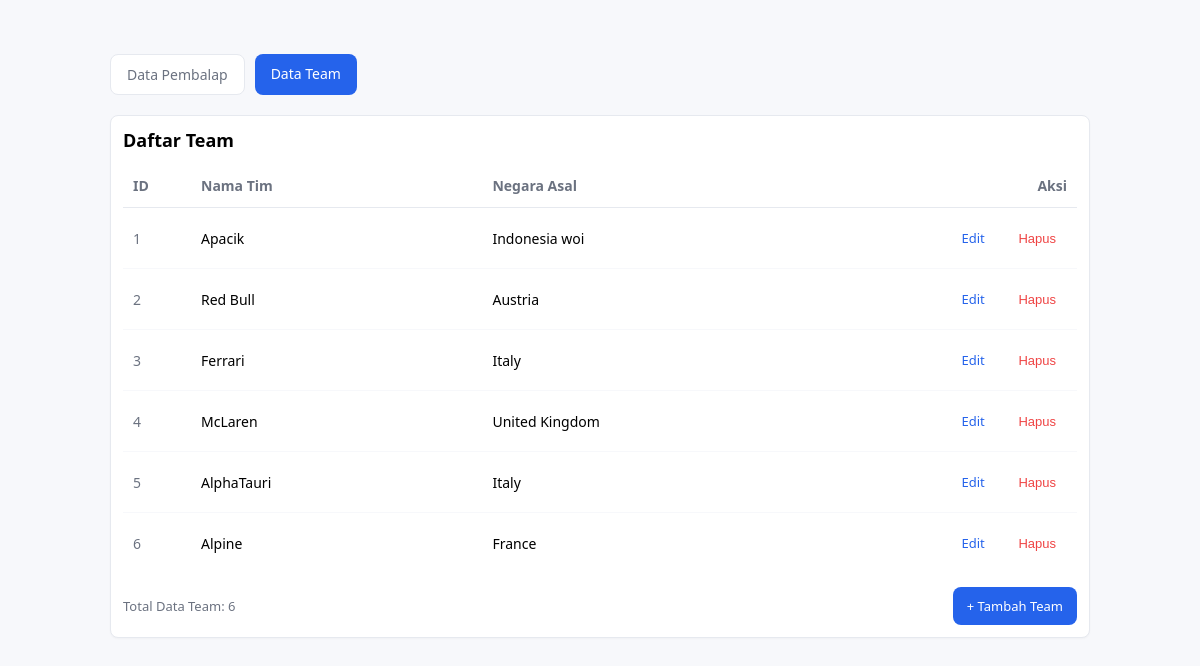
The app's page /index.php?page=team, older data.
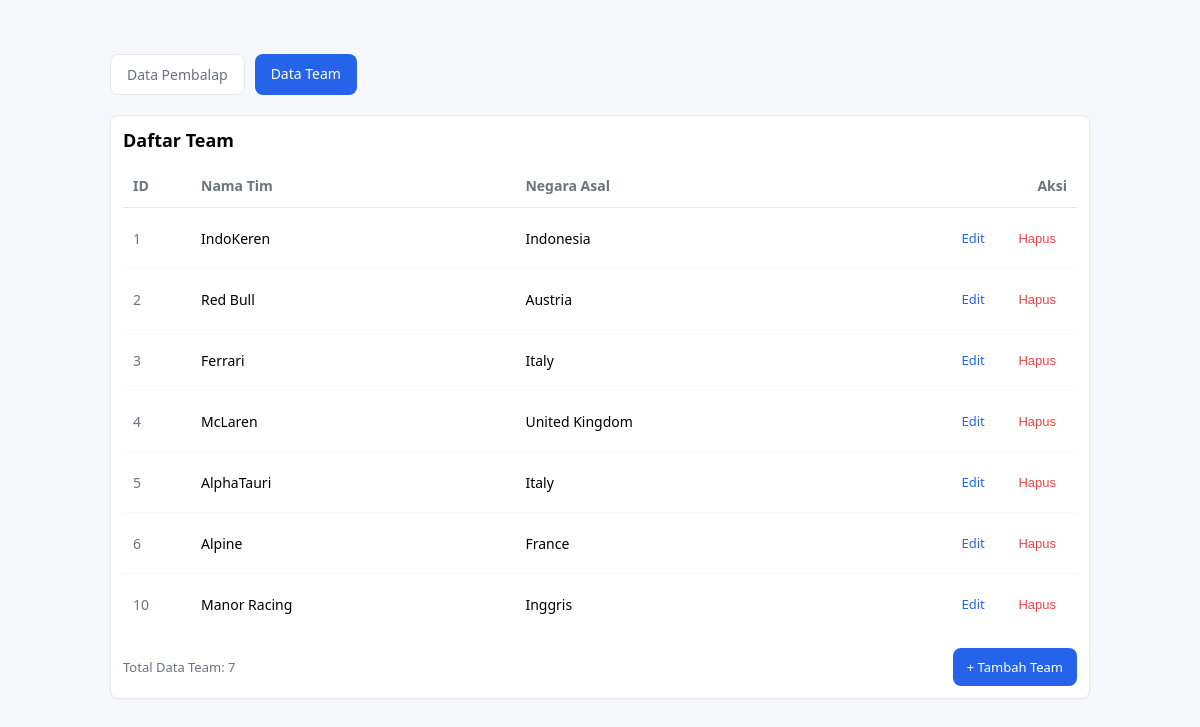
The same page, newer data.
### tables this page shows
CREATE TABLE `team` (
  `id` int(11) NOT NULL,
  `namaTim` varchar(255) NOT NULL,
  `negaraAsal` varchar(255) NOT NULL
);

### presenters/PresenterTeam.php (called while the page is built, shortened)
<?php
include_once(__DIR__ . "/KontrakPresenter.php");
include_once(__DIR__ . "/../models/Team.php");
include_once(__DIR__ . "/../views/ViewTeam.php");
class PresenterTeam implements KontrakPresenterTeam
{
  private $tabelTeam;
  private $viewTeam;
  public function __construct(KontrakModelTeam $tabelTeam, KontrakViewTeam $viewTeam)
  {
    $this->tabelTeam = $tabelTeam;
    $this->viewTeam = $viewTeam;
  }
  public function tampilkanTeam()
  {
    $data = $this->tabelTeam->getAllTeam();
    $listTeam = [];
    foreach ($data as $row) {
      $listTeam[] = new Team($row['id'], $row['namaTim'], $row['negaraAsal']);
    }
    return $this->viewTeam->tampilTeam($listTeam);
  }
}
?>

### models/Team.php (called while the page is built)
<?php
class Team
{
  private $id;
  private $namaTim;
  private $negaraAsal;
  public function __construct($id, $namaTim, $negaraAsal)
  {
    $this->id = $id;
    $this->namaTim = $namaTim;
    $this->negaraAsal = $negaraAsal;
  }
  public function getId()
  {
    return $this->id;
  }
  public function getNamaTim()
  {
    return $this->namaTim;
  }
  public function getNegaraAsal()
  {
    return $this->negaraAsal;
  }
}

### models/DB.php (called while the page is built, shortened)
<?php
class DB{
    private $host = "localhost";
    private $db_name = "";
    private $username = "";
    private $password = "";
    private $conn;
    private $result;
    function __construct($host, $db_name, $username, $password) {
        $this->host = $host;
        $this->db_name = $db_name;
        $this->username = $username;
        $this->password = $password;
        $this->conn = $this->connect();
    }
    public function connect() {
        $conn = null;
        try {
            $dsn = "mysql:host={$this->host};dbname={$this->db_name};charset=utf8mb4";
            $options = [
                PDO::ATTR_ERRMODE => PDO::ERRMODE_EXCEPTION,
                PDO::ATTR_DEFAULT_FETCH_MODE => PDO::FETCH_ASSOC,
                PDO::ATTR_EMULATE_PREPARES => false,
            ];
            $conn = new PDO($dsn, $this->username, $this->password, $options);
        } catch (PDOException $exception) {
            throw new RuntimeException("Koneksi gagal: " . $exception->getMessage(), 0, $exception);
        }
        return $conn;
    }
    public function executeQuery($query, $params = []) {
        try {
            $stmt = $this->conn->prepare($query);
            $stmt->execute($params);
            $this->result = $stmt;
            return $stmt;
        } catch (PDOException $e) {
            throw new RuntimeException('Query gagal: ' . $e->getMessage(), 0, $e);
        }
    }
    public function getAllResult() {
        return $this->result->fetchAll(PDO::FETCH_ASSOC);
    }
}
?>

### models/TabelTeam.php (called while the page is built, shortened)
<?php
include_once __DIR__ . "/DB.php";
class TabelTeam extends DB implements KontrakModelTeam
{
  public function getAllTeam(): array
  {
    $this->executeQuery("SELECT * FROM team ORDER BY id ASC");
    return $this->getAllResult();
  }
}
?>

### views/ViewTeam.php (the view, shortened to what this page needs)
<?php
include_once __DIR__ . "/../models/Team.php";
class ViewTeam implements KontrakViewTeam
{
  public function tampilTeam($listTeam)
  {
    $tbody = '';
    foreach ($listTeam as $team) {
      $tbody .= '<tr>';
      $tbody .= '<td class="col-id">' . $team->getId() . '</td>';
      $tbody .= '<td>' . htmlspecialchars($team->getNamaTim()) . '</td>';
      $tbody .= '<td>' . htmlspecialchars($team->getNegaraAsal()) . '</td>';
      $tbody .= '<td class="col-actions">
                        <a href="index.php?page=team&screen=edit&id=' . $team->getId() . '" class="btn btn-edit">Edit</a>
                        <button data-id="' . $team->getId() . '" class="btn btn-delete">Hapus</button>
                       </td>';
      $tbody .= '</tr>';
    }
    $templatePath = __DIR__ . '/../template/skin_team.html';
    if (file_exists($templatePath)) {
      $template = file_get_contents($templatePath);
      $template = str_replace('<tbody></tbody>', '<tbody>' . $tbody . '</tbody>', $template);
      $template = str_replace('Total Data Team', 'Total Data Team: ' . count($listTeam), $template);
      return $template;
    }
    return "Template skin_team.html hilang!";
  }
}
?>

Row changes from the older to the newer data that the page shows:
changed team id 1: namaTim "Apacik" → "IndoKeren"; negaraAsal "Indonesia woi" → "Indonesia"
added team: id "10", namaTim "Manor Racing", negaraAsal "Inggris"
Text that changed along with them:
text no longer shown: "Total Data Team: 6"
text now shown: "Total Data Team: 7"
